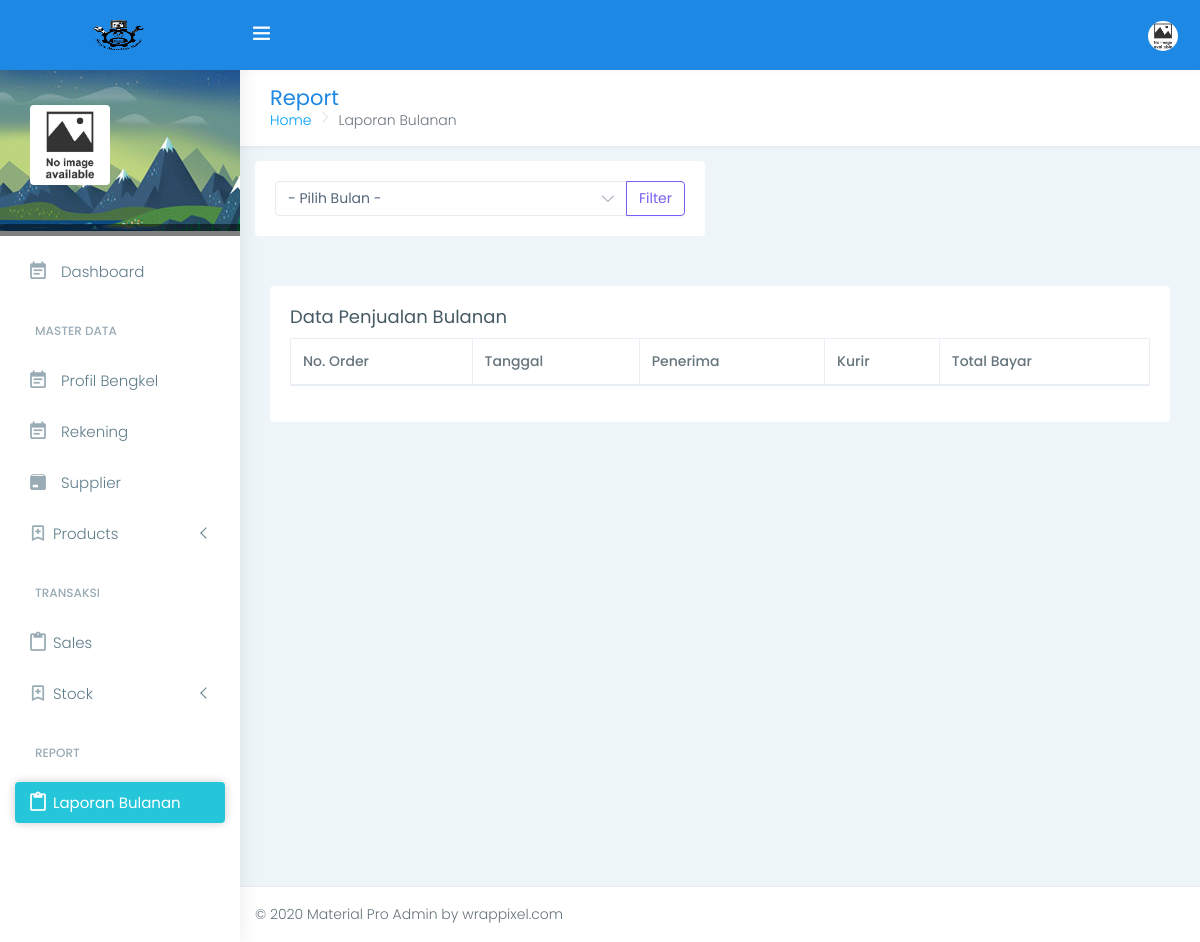
The app's page /index.php/orders/report, older data.
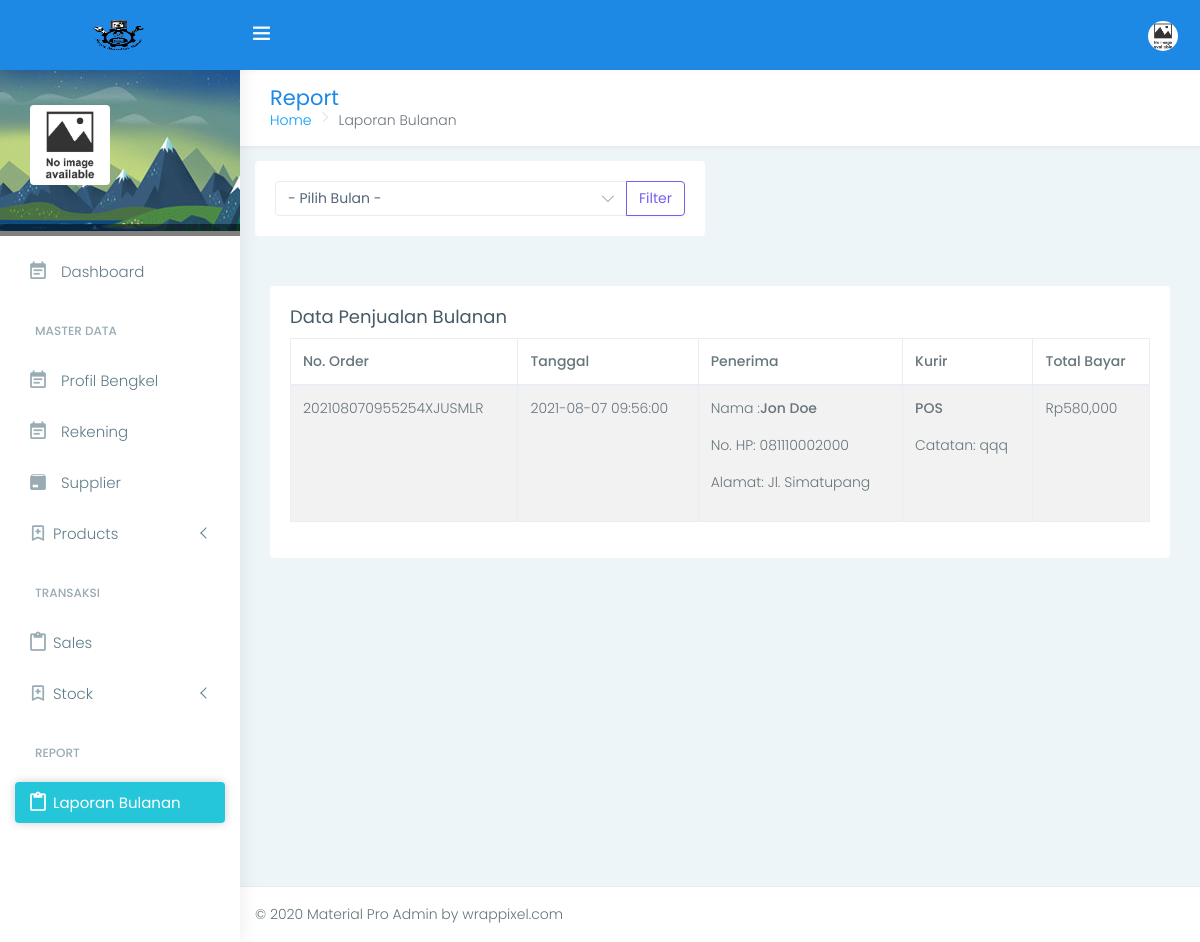
The same page, newer data.
### tables this page shows
CREATE TABLE `salesheader` (
  `idsales` int(11) NOT NULL,
  `userid` int(11) NOT NULL,
  `total` int(11) NOT NULL,
  `idrekening` int(11) NOT NULL,
  `notes` text NOT NULL,
  `status` int(11) NOT NULL,
  `no_order` varchar(35) NOT NULL,
  `namapenerima` varchar(40) NOT NULL,
  `nohppenerima` varchar(15) NOT NULL,
  `alamat` text NOT NULL,
  `kurir` varchar(20) NOT NULL,
  `created_at` datetime NOT NULL,
  `updated_at` datetime DEFAULT NULL,
  `is_active` int(11) NOT NULL,
  `buktipembayaran` varchar(40) NOT NULL,
  `statusbayar` int(1) NOT NULL,
  `statusorder` int(1) NOT NULL,
  `catatanpembayaran` text NOT NULL,
  `noresi` varchar(15) NOT NULL
);

### application/controllers/Orders.php (called while the page is built, shortened)
<?php defined('BASEPATH') OR exit('No direct script access allowed');
class Orders extends CI_Controller {
    public function __construct(){
		$this->load->model('Barang_M', 'barang_model');
        $this->load->model('Rekening_M', 'rekening_model');
        $this->load->model('Order_M', 'order_model');
		$this->load->library('form_validation');
        $this->load->library('upload');
		$this->load->library('image_lib');
    }
    public function report(){
		$post = $this->input->post(null,true);
		$orderReports = [];
        if (!isset($post['month'])){
            $orderReports = $this->order_model->getByMonth(date('n'))->result();
        } else {
            $orderReports = $this->order_model->getByMonth($post['month'])->result();
        }
		$data = array(
            'active_menu' => 'report',
			'data_orderlist' => $orderReports
		);
		$this->load->view('template', $data);
		$this->load->view('report/report', $data);
	}
}

### index.php (called while the page is built, shortened)
<?php
require_once BASEPATH.'core/CodeIgniter.php';

### application/models/Order_M.php (called while the page is built, shortened)
<?php
class Order_M extends CI_Model {
    public function getByMonth($month){
        $this->db->select('a.*, b.namalengkap, c.namaakun, c.namabank, c.norek');
        $this->db->from('salesheader a');
        $this->db->join('users b', 'a.userid = b.userid');
        $this->db->join('rekening c', 'a.idrekening = c.idrekening');
        $this->db->where('month(a.created_at)', $month);
        $this->db->where('a.statusorder', 3);
        $this->db->where('a.is_active', 1);
        $query = $this->db->get();
        return $query;
    }
}

### application/views/report/report.php (the view, shortened to what the changed rows need)
        <div class="page-wrapper">
            <div class="container-fluid">
                <div class="row">
                    <div class="col-12">
                        <div class="card">
                            <div class="card-body">
                                <div class="table-responsive">
                                    <table id="file_export" class="table table-striped table-bordered display">
                                        <thead>
                                            <tr>
                                                <th>No. Order</th>
                                                <th>Tanggal</th>
                                                <th>Penerima</th>
                                                <th>Kurir</th>
                                                <th>Total Bayar</th>
                                            </tr>
                                        </thead>
                                        <tbody>
                                            <?php foreach ($data_orderlist as $key => $value) { ?>
                                                <tr>
                                                    <td><?=$value->no_order?></td>
                                                    <td><?=$value->created_at?></td>
                                                    <td>
                                                        <p>Nama :<strong><?=$value->namapenerima?></p></strong>
                                                        <p>No. HP: <?=$value->nohppenerima?></p>
                                                        <p>Alamat: <?=$value->alamat?></p>
                                                    </td>
                                                    <td>
                                                        <p><strong><?=$value->kurir?></p></strong>
                                                        <p>Catatan: <?=$value->notes?></p>
                                                    </td>
                                                    <td>
                                                        <p>Rp<?=number_format($value->total)?></p>
                                                    </td>
                                                </tr>
                                            <?php }?>
                                        </tbody>
                                    </table>
                                </div>
                            </div>
                        </div>
                    </div>
                </div>
            </div>
        </div>
    </div>
</body>
</html>

Row changes from the older to the newer data that the page shows:
added salesheader: no_order "202108070955254XJUSMLR", created_at "2021-08-07 09:56:00", namapenerima "Jon Doe", nohppenerima "081110002000", alamat "Jl. Simatupang", kurir "POS", notes "qqq", total "580,000"
